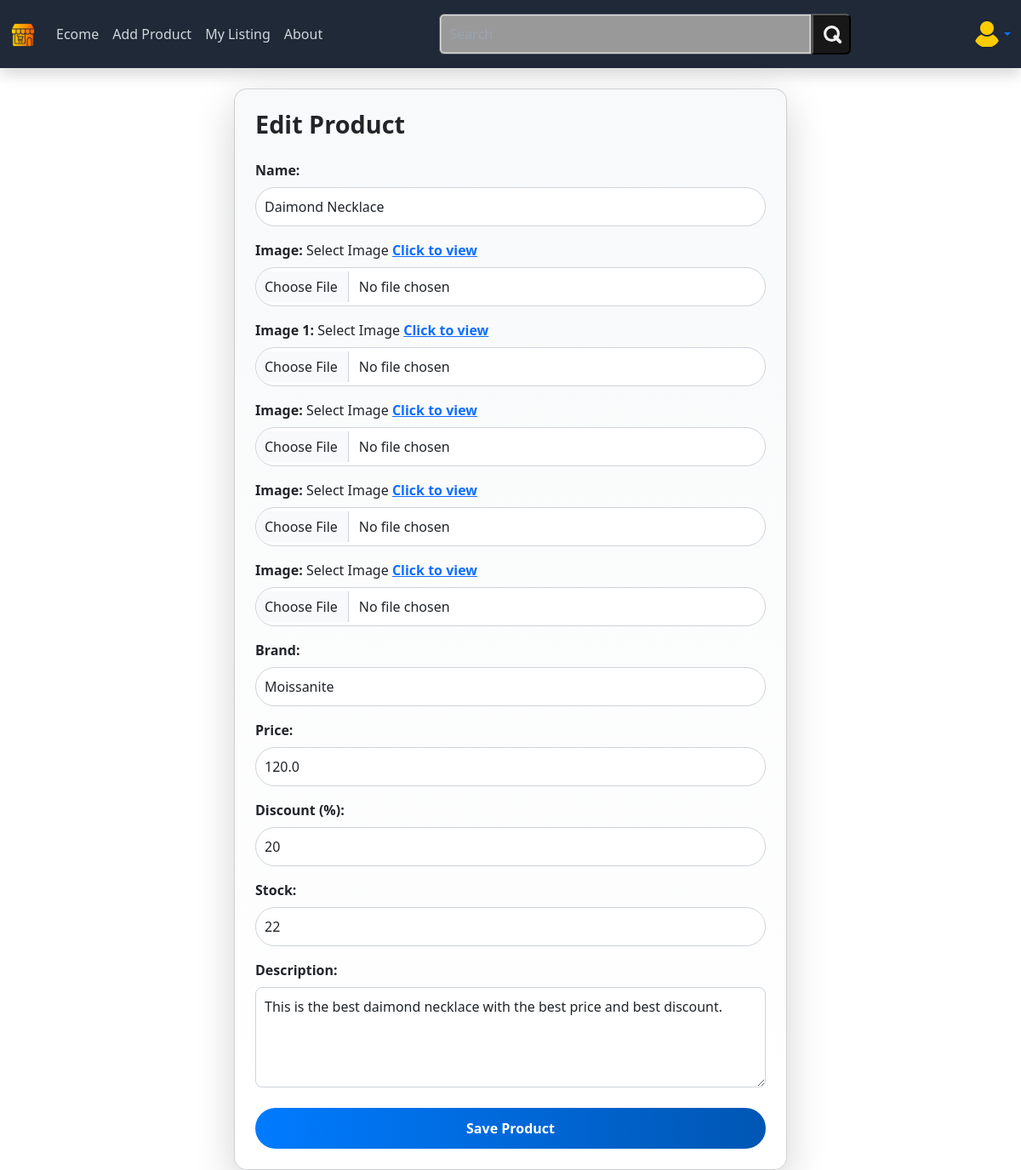
/edit/5/ (signed in), run on the app's committed database.
### product/models.py (models this page shows, shortened)
class Product(models.Model):
    user = models.ForeignKey(User, on_delete=models.CASCADE, null=True, blank=True)
    name = models.CharField(("Name"), max_length=100)
    image = models.ImageField(("Image"), upload_to='product_images/')
    image1 = models.ImageField(upload_to='product_images/', null=True, blank=True)
    image2 = models.ImageField(upload_to='product_images/', null=True, blank=True)
    image3 = models.ImageField(upload_to='product_images/', null=True, blank=True)
    image4 = models.ImageField(upload_to='product_images/', null=True, blank=True)
    brand = models.CharField(("Brand"),max_length=100)
    price = models.FloatField(("Price"), max_length=100)
    discount = models.IntegerField(("Discount"))
    stock = models.PositiveIntegerField(default=0)
    description = models.TextField(("Description"))

### product/views.py (the view, shortened to what this page needs)
# urls.py: path('edit/<int:id>/', views.edit_product, name='edit_product'),
@login_required
def edit_product(request, id):
    product = get_object_or_404(Product, id=id)
    return render(request, 'product/edit_product.html', {'product': product})

### templates/product/edit_product.html (shortened to what this page needs)
{% extends "base.html" %}
{% block content %}
<div class="card shadow-lg p-4 mx-auto" style="max-width: 650px; border-radius: 15px; background: linear-gradient(180deg, #f8f9fa 0%, #ffffff 100%); transition: transform 0.3s ease, box-shadow 0.3s ease;">
  <h2 class="mb-4 fw-bold text-dark" style="font-size: 1.8rem;">Edit Product</h2>
  <form method="post" enctype="multipart/form-data">
    <div class="mb-3">
      <label for="name" class="form-label fw-bold text-dark">Name:</label>
      <input type="text" name="name" id="name" class="form-control rounded-pill" required style="border: 1px solid #ced4da; padding: 10px; transition: border-color 0.3s ease, box-shadow 0.3s ease;" required value="{{ product.name }}">
    </div>
    <div class="mb-3">
      <label for="image" class="form-label fw-bold text-dark">Image:</label>
        Select Image
        {% if product.image %}
          <a href="{{ product.image.url }}" target="_blank"><b>Click to view</b></a>
        {% endif %}
      <input type="file" name="image" id="image" class="form-control rounded-pill" style="border: 1px solid #ced4da; padding: 10px; transition: border-color 0.3s ease, box-shadow 0.3s ease;">
    </div>
    <div class="mb-3">
      <label for="image 1" class="form-label fw-bold text-dark">Image 1:</label>
        Select Image
        {% if product.image %}
          <a href="{{ product.image.url }}" target="_blank"><b>Click to view</b></a>
        {% endif %}
      <input type="file" name="image 1" id="image 1" class="form-control rounded-pill" style="border: 1px solid #ced4da; padding: 10px; transition: border-color 0.3s ease, box-shadow 0.3s ease;">
    </div>
    <div class="mb-3">
      <label for="image 2" class="form-label fw-bold text-dark">Image:</label>
        Select Image
        {% if product.image %}
          <a href="{{ product.image.url }}" target="_blank"><b>Click to view</b></a>
        {% endif %}
      <input type="file" name="image 2" id="image 2" class="form-control rounded-pill" style="border: 1px solid #ced4da; padding: 10px; transition: border-color 0.3s ease, box-shadow 0.3s ease;">
    </div>
    <div class="mb-3">
      <label for="image 3" class="form-label fw-bold text-dark">Image:</label>
        Select Image
        {% if product.image %}
          <a href="{{ product.image.url }}" target="_blank"><b>Click to view</b></a>
        {% endif %}
      <input type="file" name="image 3" id="image 3" class="form-control rounded-pill" style="border: 1px solid #ced4da; padding: 10px; transition: border-color 0.3s ease, box-shadow 0.3s ease;">
    </div>
    <div class="mb-3">
      <label for="image 4" class="form-label fw-bold text-dark">Image:</label>
        Select Image
        {% if product.image %}
          <a href="{{ product.image.url }}" target="_blank"><b>Click to view</b></a>
        {% endif %}
      <input type="file" name="image 4" id="image 4" class="form-control rounded-pill" style="border: 1px solid #ced4da; padding: 10px; transition: border-color 0.3s ease, box-shadow 0.3s ease;">
    </div>
    <div class="mb-3">
      <label for="brand" class="form-label fw-bold text-dark">Brand:</label>
      <input type="text" name="brand" id="brand" value="{{product.brand}}" class="form-control rounded-pill" style="border: 1px solid #ced4da; padding: 10px; transition: border-color 0.3s ease, box-shadow 0.3s ease;">
    </div>
    <div class="mb-3">
      <label for="price" class="form-label fw-bold text-dark">Price:</label>
      <input type="number" name="price" id="price" class="form-control rounded-pill" required style="border: 1px solid #ced4da; padding: 10px; transition: border-color 0.3s ease, box-shadow 0.3s ease;" required value="{{ product.price }}">
    </div>
    <div class="mb-3">
      <label for="discount" class="form-label fw-bold text-dark">Discount (%):</label>
      <input type="number" name="discount" id="discount" class="form-control rounded-pill" min="0" max="100" value="{{ product.discount }}" style="border: 1px solid #ced4da; padding: 10px; transition: border-color 0.3s ease, box-shadow 0.3s ease;">
    </div>
    <div class="mb-3">
      <label for="stock" class="form-label fw-bold text-dark">Stock:</label>
      <input type="number" name="stock" id="stock" class="form-control rounded-pill" value="{{ product.stock }}" min="0" style="border: 1px solid #ced4da; padding: 10px; transition: border-color 0.3s ease, box-shadow 0.3s ease;" required>
    </div>
    <div class="mb-4">
      <label for="description" class="form-label fw-bold text-dark">Description:</label>
      <textarea name="description" id="description" class="form-control rounded-3" rows="4" style="border: 1px solid #ced4da; padding: 10px; transition: border-color 0.3s ease, box-shadow 0.3s ease;" required>{{ product.description }}</textarea>
    </div>
    <button type="submit" class="btn btn-primary w-100 fw-bold rounded-pill" style="background: linear-gradient(90deg, #007bff 0%, #0056b3 100%); border: none; padding: 12px; transition: background 0.3s ease, transform 0.2s ease;">Save Product</button>
  </form>
</div>
{% endblock %}

### templates/product/edit_product.html (style rules this page uses)
.form-label { font-size: 1rem; color: #1a1a1a; }

### data on the page
Product: name "Daimond Necklace", brand "Moissanite", price "120.0", discount "20", stock "22", description "This is the best daimond necklace with the best price and best discount."
